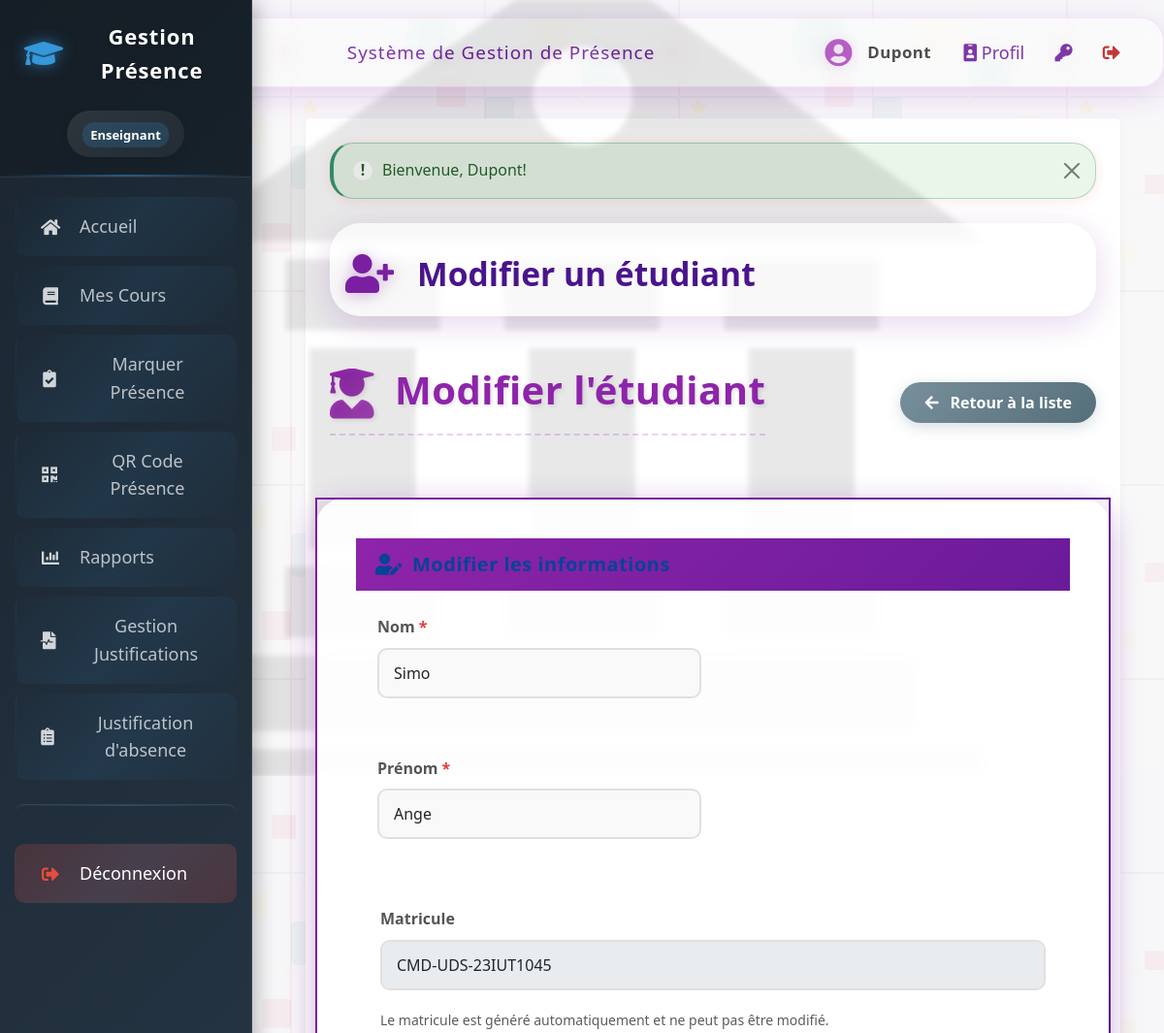
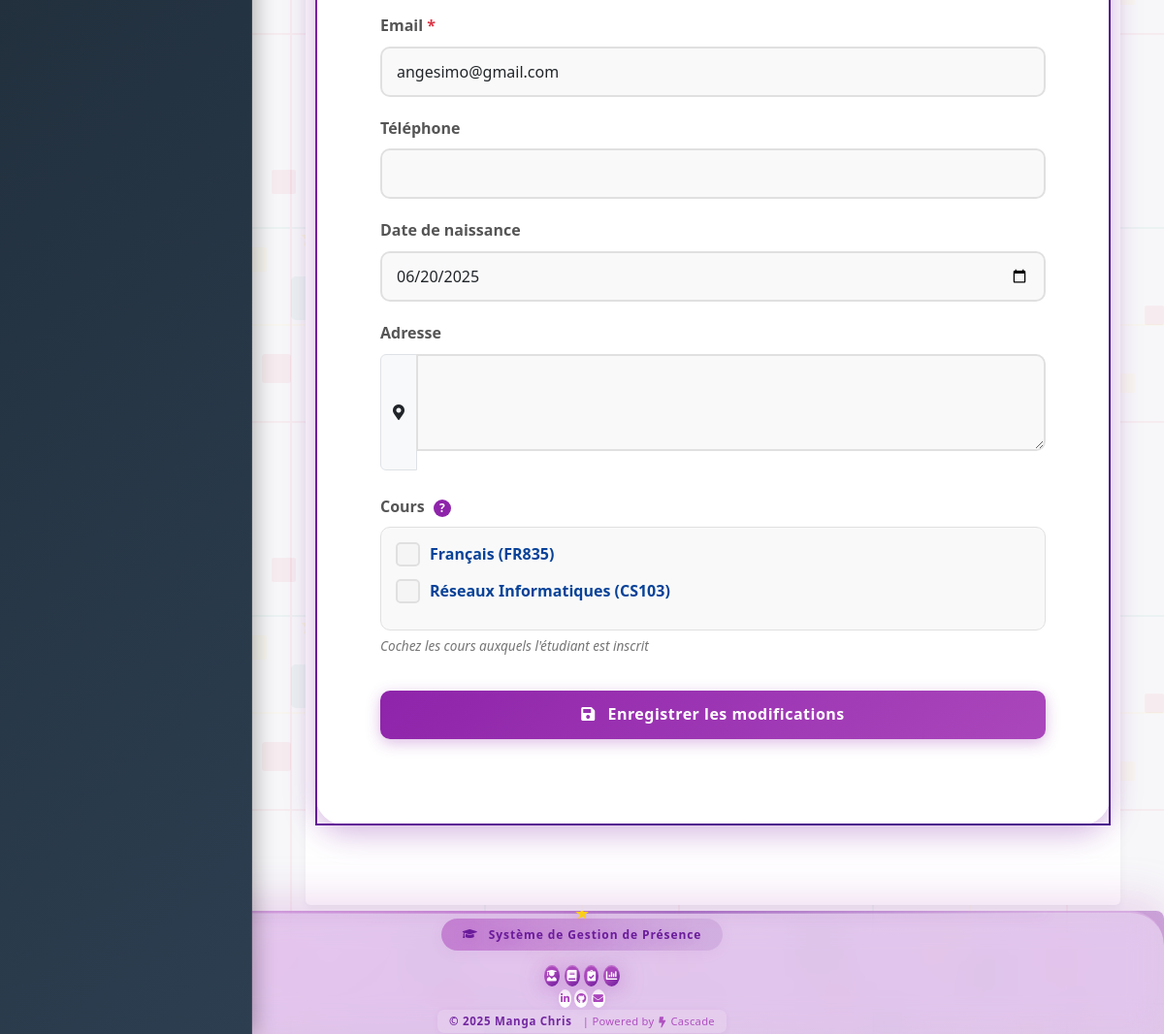
Page /ajouter_etudiant.php?id=6 (signed in) on the committed database (2 pictures, top to bottom).
### tables this page shows
CREATE TABLE `etudiants` (
  `id` int(11) NOT NULL AUTO_INCREMENT,
  `matricule` varchar(20) NOT NULL,
  `nom` varchar(100) NOT NULL,
  `prenom` varchar(100) NOT NULL,
  `email` varchar(150) NOT NULL,
  `date_inscription` timestamp NULL DEFAULT CURRENT_TIMESTAMP,
  PRIMARY KEY (`id`),
  UNIQUE KEY `matricule` (`matricule`),
  UNIQUE KEY `email` (`email`)
);

CREATE TABLE `cours` (
  `id` int(11) NOT NULL AUTO_INCREMENT,
  `code` varchar(20) NOT NULL,
  `nom` varchar(150) NOT NULL,
  `enseignant_id` int(11) DEFAULT NULL,
  `description` text,
  PRIMARY KEY (`id`),
  UNIQUE KEY `code` (`code`),
  KEY `enseignant_id` (`enseignant_id`),
  CONSTRAINT `cours_ibfk_1` FOREIGN KEY (`enseignant_id`) REFERENCES `utilisateurs` (`id`)
);

### config/database.php (called while the page is built, shortened)
<?php
$db_type = null;
$pdo = null;
$mysqli = null;
if (getenv('REPL_ID') || getenv('REPL_SLUG') || getenv('PGHOST')) {
    $db_type = 'postgresql';
    $host = getenv('PGHOST');
    $dbname = getenv('PGDATABASE');
    $user = getenv('PGUSER');
    $password = getenv('PGPASSWORD');
    $port = getenv('PGPORT');
    $dsn = "pgsql:host=$host;port=$port;dbname=$dbname;user=$user;password=$password";
    try {
        $pdo = new PDO($dsn);
        $pdo->setAttribute(PDO::ATTR_ERRMODE, PDO::ERRMODE_EXCEPTION);
        $pdo->setAttribute(PDO::ATTR_DEFAULT_FETCH_MODE, PDO::FETCH_ASSOC);
    } catch (PDOException $e) {
        die("Erreur de connexion à la base de données PostgreSQL: " . $e->getMessage());
    }
} else {
    $db_type = 'mysql';
    $host = 'localhost';
    $dbname = 'attendance_system';
    $user = 'root';
    $password = '';
    $port = 3306;
    $mysqli = new mysqli($host, $user, $password, $dbname, $port);
    $mysqli->set_charset("utf8mb4");
}
function db_query($sql, $params = []) {
    global $db_type, $pdo, $mysqli;
    if ($db_type === 'postgresql') {
        try {
            $stmt = $pdo->prepare($sql);
            $stmt->execute($params);
            return $stmt->fetchAll();
        } catch (PDOException $e) {
            error_log("Erreur SQL (PostgreSQL): " . $e->getMessage());
            return false;
        }
    } else {
        try {
            $stmt = $mysqli->prepare($sql);
            if (!empty($params)) {
                $types = '';
                foreach ($params as $param) {
                    if (is_int($param)) {
                        $types .= 'i';
                    } elseif (is_float($param)) {
                        $types .= 'd';
                    } elseif (is_string($param)) {
                        $types .= 's';
                    } else {
                        $types .= 'b';
                    }
                }
                $stmt->bind_param($types, ...$params);
            }
            $stmt->execute();
            $result = $stmt->get_result();
            $rows = [];
            while ($row = $result->fetch_assoc()) {
                $rows[] = $row;
            }
            return $rows;
        } catch (Exception $e) {
            error_log("Erreur SQL (MySQL): " . $e->getMessage());
            return false;
        }
    }
}
function db_query_single($sql, $params = []) {
    $result = db_query($sql, $params);
    if ($result && count($result) > 0) {
        return $result[0];
    }
    return false;
}
?>

### ajouter_etudiant.php (the view, shortened to what this page needs)
<?php
require_once 'includes/auth.php';
require_once 'config/database.php';
$id = isset($_GET['id']) ? (int)$_GET['id'] : 0;
$mode = $id > 0 ? 'modifier' : 'ajouter';
$etudiant = [
    'nom' => '',
    'prenom' => '',
    'matricule' => '',
    'email' => '',
    'telephone' => '',
    'date_naissance' => '',
    'adresse' => '',
    'cours_ids' => []
];
$cours = db_query("SELECT id, nom, code FROM cours ORDER BY nom");
if ($mode === 'modifier') {
    $result = db_query_single("SELECT * FROM etudiants WHERE id = ?", [$id]);
    $etudiant = array_merge($etudiant, $result);
    $inscriptions = db_query("SELECT cours_id FROM inscriptions WHERE etudiant_id = ?", [$id]);
    $etudiant['cours_ids'] = array_column($inscriptions, 'cours_id');
}
include 'includes/header.php';
?>
<link rel="stylesheet" href="assets/css/ajouter-etudiant-enhanced.css?v=<?= time() ?>">
<div class="add-student-bg">
    <img src="Nouveau dossier/school.jpg" alt="Décor ajout étudiant">
</div>
<div class="add-student-hero">
    <i class="fas fa-user-plus"></i>
    <h1><?php echo $mode === 'ajouter' ? 'Ajouter un étudiant' : 'Modifier un étudiant'; ?></h1>
</div>
    <div class="d-flex justify-content-between align-items-center mb-4">
        <h1 class="add-student-title form-animation">
            <i class="fas fa-user-graduate"></i>
            <?php echo $mode === 'ajouter' ? 'Ajouter un étudiant' : 'Modifier l\'étudiant'; ?>
        </h1>
        <div class="form-animation" style="animation-delay: 0.2s;">
            <a href="etudiants.php" class="btn-back">
                <i class="fas fa-arrow-left"></i> Retour à la liste
            </a>
        </div>
    </div>
    <div class="row">
            <div class="add-student-card form-animation" style="animation-delay: 0.3s;">
                <div class="add-student-card-header">
                    <h5 class="add-student-card-title">
                        <i class="fas fa-user-edit"></i> <?php echo $mode === 'ajouter' ? 'Nouvel étudiant' : 'Modifier les informations'; ?>
                    </h5>
                </div>
                <div class="add-student-card-body">
                    <form action="" method="post">
                        <div class="row">
                            <div class="col-md-6 form-group form-animation form-animation-delay-1">
                                <label for="nom" class="form-label required-field">Nom</label>
                                <input type="text" class="form-control <?= isset($erreurs['nom']) ? 'is-invalid' : '' ?>" id="nom" name="nom" value="<?= htmlspecialchars($etudiant['nom']) ?>" required>
                            </div>
                            <div class="col-md-6 form-group form-animation form-animation-delay-1">
                                <label for="prenom" class="form-label required-field">Prénom</label>
                                <input type="text" class="form-control <?= isset($erreurs['prenom']) ? 'is-invalid' : '' ?>" id="prenom" name="prenom" value="<?= htmlspecialchars($etudiant['prenom']) ?>" required>
                            </div>
                        </div>
                        <?php if ($mode === 'modifier'): ?>
                            <div class="mb-3">
                                <label for="matricule" class="form-label">Matricule</label>
                                <input type="text" class="form-control" id="matricule" value="<?php echo htmlspecialchars($etudiant['matricule']); ?>" disabled>
                                <div class="form-text">Le matricule est généré automatiquement et ne peut pas être modifié.</div>
                            </div>
                        <?php endif; ?>
                        <div class="mb-3">
                            <label for="email" class="form-label">Email <span class="text-danger">*</span></label>
                            <input type="email" class="form-control" id="email" name="email" value="<?php echo htmlspecialchars($etudiant['email']); ?>" required>
                        </div>
                        <div class="mb-3">
                            <label for="telephone" class="form-label">Téléphone</label>
                            <input type="tel" class="form-control" id="telephone" name="telephone" value="<?php echo isset($etudiant['telephone']) ? htmlspecialchars($etudiant['telephone']) : ''; ?>">
                        </div>
                        <div class="mb-3">
                            <label for="date_naissance" class="form-label">Date de naissance</label>
                            <input type="date" class="form-control" id="date_naissance" name="date_naissance" value="<?php echo isset($etudiant['date_naissance']) ? htmlspecialchars($etudiant['date_naissance']) : ''; ?>">
                        </div>
                        <div class="form-group form-animation" style="animation-delay: 0.4s;">
                            <label for="adresse" class="form-label">Adresse</label>
                            <div class="input-group">
                                <span class="input-group-text"><i class="fas fa-map-marker-alt"></i></span>
                                <textarea class="form-control <?= isset($erreurs['adresse']) ? 'is-invalid' : '' ?>" id="adresse" name="adresse" rows="3"><?= htmlspecialchars($etudiant['adresse'] ?? '') ?></textarea>
                            </div>
                        </div>
                        <div class="form-group form-animation" style="animation-delay: 0.45s;">
                            <label for="cours" class="form-label">Cours <span class="tooltip-icon" data-tooltip="Sélectionnez les cours auxquels l'étudiant est inscrit">?</span></label>
                            <div class="courses-list">
                                <?php foreach ($cours as $c): ?>
                                <label class="custom-checkbox">
                                    <?php echo htmlspecialchars($c['nom'] . ' (' . $c['code'] . ')'); ?>
                                    <span class="checkmark"></span>
                                </label>
                                <?php endforeach; ?>
                            </div>
                            <small class="help-text">Cochez les cours auxquels l'étudiant est inscrit</small>
                        </div>
                        <div class="d-grid gap-2 d-md-flex justify-content-md-end form-animation" style="animation-delay: 0.5s;">
                            <button type="submit" class="btn-submit">
                                <i class="fas fa-save"></i> <?php echo $mode === 'ajouter' ? 'Ajouter l\'étudiant' : 'Enregistrer les modifications'; ?>
                            </button>
                        </div>
                    </form>
                </div>
            </div>
        </div>
    </div>
<?php
include 'includes/footer.php';
?>

### assets/css/sidebar-enhanced.css (style rules this page uses)
html, body { padding: 0 !important; margin: 0 !important; }
body { margin-left: 0 !important; padding-left: 0 !important; }

### assets/css/ajouter-etudiant-enhanced.css (style rules this page uses)
.add-student-title { color: #8e24aa; text-shadow: 2px 2px 4px rgba(0, 0, 0, 0.1); font-weight: 700; letter-spacing: 0.5px; position: relative; z-index: 1; transition: all 0.3s ease; margin-bottom: 25px; padding-bottom: 15px; border-bottom: 2px dashed rgba(142, 36, 170, 0.2); }
.add-student-title i { background: linear-gradient(135deg, #8e24aa 0%, #ab47bc 100%); -webkit-background-clip: text; background-clip: text; -webkit-text-fill-color: transparent; margin-right: 10px; font-size: 1.3em; vertical-align: middle; }
.btn-back { background: linear-gradient(135deg, #78909c 0%, #546e7a 100%); color: white; border: none; border-radius: 50px; padding: 10px 25px; font-weight: 600; box-shadow: 0 4px 15px rgba(120, 144, 156, 0.3); transition: all 0.3s ease; position: relative; overflow: hidden; z-index: 1; }
.btn-back::after { content: ''; position: absolute; top: 0; left: 0; width: 100%; height: 100%; background: linear-gradient(135deg, #546e7a 0%, #78909c 100%); z-index: -1; transition: opacity 0.3s ease; opacity: 0; }
.btn-back i { margin-right: 8px; transition: transform 0.3s ease; }
.add-student-card { border: none; border-radius: 15px; box-shadow: 0 10px 30px rgba(0, 0, 0, 0.1); overflow: hidden; transition: all 0.3s ease; position: relative; z-index: 1; background-color: white; margin-bottom: 30px; }
.add-student-card-header { background: linear-gradient(135deg, #8e24aa 0%, #6a1b9a 100%); color: white; border: none; padding: 15px 20px; position: relative; overflow: hidden; }
.add-student-card-header::after { content: ''; position: absolute; top: -50%; left: -50%; width: 200%; height: 200%; background: radial-gradient(circle, rgba(255, 255, 255, 0.3) 0%, rgba(255, 255, 255, 0) 80%); opacity: 0; transition: opacity 0.5s ease; }
.add-student-card-title { margin: 0; font-weight: 600; letter-spacing: 0.5px; display: flex; align-items: center; }
.add-student-card-title i { margin-right: 10px; font-size: 1.1em; }
.add-student-card-body { padding: 25px; }
.form-group { margin-bottom: 25px; position: relative; }
.form-label { font-weight: 600; color: #555; margin-bottom: 8px; display: block; transition: all 0.3s ease; }
.form-control { border: 2px solid #e0e0e0; border-radius: 10px; padding: 12px 15px; transition: all 0.3s ease; box-shadow: none; background-color: #f9f9f9; }
.required-field::after { content: '*'; color: #e53935; margin-left: 4px; }
.btn-submit { background: linear-gradient(135deg, #8e24aa 0%, #ab47bc 100%); color: white; border: none; border-radius: 10px; padding: 12px 30px; font-weight: 600; letter-spacing: 0.5px; box-shadow: 0 4px 15px rgba(142, 36, 170, 0.3); transition: all 0.3s ease; position: relative; overflow: hidden; z-index: 1; width: 100%; margin-top: 10px; }
.btn-submit::after { content: ''; position: absolute; top: 0; left: 0; width: 100%; height: 100%; background: linear-gradient(135deg, #ab47bc 0%, #8e24aa 100%); z-index: -1; transition: opacity 0.3s ease; opacity: 0; }
.btn-submit i { margin-right: 8px; transition: transform 0.3s ease; }
.custom-checkbox { display: block; position: relative; padding-left: 35px; margin-bottom: 12px; cursor: pointer; font-size: 16px; user-select: none; transition: all 0.2s ease; }
.checkmark { position: absolute; top: 0; left: 0; height: 25px; width: 25px; background-color: #f5f5f5; border: 2px solid #e0e0e0; border-radius: 5px; transition: all 0.2s ease; }
.checkmark:after { content: ""; position: absolute; display: none; }
.custom-checkbox .checkmark:after { left: 9px; top: 5px; width: 5px; height: 10px; border: solid white; border-width: 0 2px 2px 0; transform: rotate(45deg); }
.courses-list { max-height: 300px; overflow-y: auto; padding: 15px; border: 1px solid #e0e0e0; border-radius: 10px; background-color: #f9f9f9; }
.help-text { font-size: 0.85em; color: #757575; margin-top: 5px; display: block; font-style: italic; }
.form-animation { animation: formFieldAppear 0.5s ease forwards; }
.form-animation-delay-1 { animation-delay: 0.1s; }
.tooltip-icon { display: inline-block; width: 18px; height: 18px; background-color: #8e24aa; color: white; border-radius: 50%; text-align: center; line-height: 18px; font-size: 12px; margin-left: 5px; cursor: help; position: relative; }

### assets/css/modules/layout.css (style rules this page uses)
.row { display: flex; flex-wrap: wrap; margin: 0 -15px 25px; gap: 15px; }

### rows in the picture
etudiants: nom "Simo", prenom "Ange", matricule "CMD-UDS-23IUT1045", email "angesimo@gmail.com"
cours: nom+code "Français (FR835)"
cours: nom+code "Réseaux Informatiques (CS103)"

### other values in the picture
$_SESSION['user_nom'] "Dupont"
$_SESSION['alerte']['message'] "Bienvenue, Dupont!"
